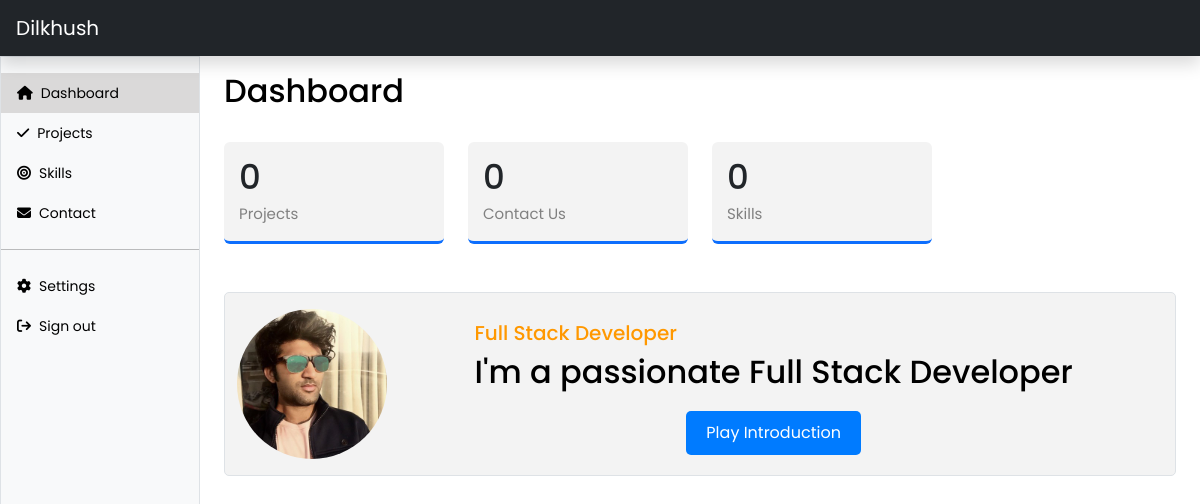
Page /admin/dashboard.php (signed in) on the committed database.
### tables this page shows
CREATE TABLE `users` (
  `id` int(10) UNSIGNED NOT NULL,
  `first_name` varchar(25) DEFAULT NULL,
  `last_name` varchar(25) DEFAULT NULL,
  `email` varchar(100) DEFAULT NULL,
  `password` varchar(100) DEFAULT NULL,
  `description` longtext DEFAULT NULL,
  `designation` text DEFAULT NULL,
  `phone` varchar(20) DEFAULT NULL,
  `city` varchar(255) DEFAULT NULL,
  `degree` varchar(255) DEFAULT NULL,
  `freelance` tinyint(1) DEFAULT NULL,
  `dob` date DEFAULT NULL,
  `website` varchar(255) DEFAULT NULL,
  `title_small` varchar(255) DEFAULT NULL,
  `title_main` varchar(255) DEFAULT NULL,
  `audio` varchar(255) DEFAULT NULL,
  `image` varchar(255) DEFAULT NULL,
  `linkedin` varchar(255) DEFAULT NULL,
  `instagram` varchar(255) DEFAULT NULL,
  `facebook` varchar(255) DEFAULT NULL,
  `twitter` varchar(255) DEFAULT NULL,
  `active` enum('Yes','No') NOT NULL DEFAULT 'Yes',
  `dateAdded` datetime NOT NULL DEFAULT current_timestamp() ON UPDATE current_timestamp()
);

### config/functions.php (called while the page is built, shortened)
<?php
function base_url( $url=null ){
  $base_url = "http://localhost/humber/php-cms/".$url;
  return $base_url;
}
function getUserData() {
  global $connect;
  $query = "SELECT * FROM users";
  $result = mysqli_query($connect, $query);
  if ($result && mysqli_num_rows($result) > 0) {
      $user = mysqli_fetch_assoc($result);
      return $user;
  } else {
      return "User not found.";
  }
}

### admin/dashboard.php (the view, shortened to what this page needs)
<?php
  include( '../config/config.php' );
  include( 'includes/header.php' );
  $contactQuery = 'SELECT COUNT(*) AS total_contacts FROM contact_us';
  $contactResult = mysqli_query($connect, $contactQuery);
  $contactData = mysqli_fetch_assoc($contactResult);
  $totalContacts = $contactData['total_contacts'];
  $projectQuery = 'SELECT COUNT(*) AS total_projects FROM projects';
  $projectResult = mysqli_query($connect, $projectQuery);
  $projectData = mysqli_fetch_assoc($projectResult);
  $totalProjects = $projectData['total_projects'];
  $skillsQuery = 'SELECT COUNT(*) AS total_skills FROM skills';
  $skillsResult = mysqli_query($connect, $skillsQuery);
  $skillsData = mysqli_fetch_assoc($skillsResult);
  $totalSkills = $skillsData['total_skills'];
  $user_id = isset($_SESSION['id']) ? $_SESSION['id'] : null;
  $user_data = getUserData($user_id);
?>
<main class="col-md-9 ms-sm-auto col-lg-10 px-md-4" id="main-admin">
  <div class="pt-3 pb-2 mb-3">
    <h1 class="h2">Dashboard</h1>
  </div>
  <section class="dash-overview">
    <div class="row g-4">
      <div class="col-lg-3 col-md-3 col-sm-4">
        <a href="<?=base_url('admin/'); ?>projects.php" class="card">
          <h1><?=$totalProjects; ?></h1>
          <p>Projects</p>
        </a>
      </div>
      <div class="col-lg-3 col-md-3 col-sm-4">
        <a href="<?=base_url('admin/'); ?>contact.php" class="card">
          <h1><?=$totalContacts; ?></h1>
          <p>Contact Us</p>
        </a>
      </div>
      <div class="col-lg-3 col-md-3 col-sm-4">
        <a href="<?=base_url('admin/'); ?>skills.php" class="card">
          <h1><?=$totalSkills; ?></h1>
          <p>Skills</p>
        </a>
      </div>
    </div>
  </section>
  <section class="mt-5 py-3 dash-profile">
    <div class="container">
      <div class="row">
        <div class="col-lg-3 col-md-4 col-sm-12 col-12 d-flex align-items-center">
        <?php
            if (is_array($user_data)) {
              echo "<img src='" . htmlspecialchars($user_data['image']) . "' class='rounded-circle user-image' alt='User Photo' width='100'>";
          } else {
              echo $user_data;
          }
        ?>
        </div>
        <div class="col-lg-9 col-md-8 col-sm-12 col-12 d-flex align-items-center mt-2">
          <div>
            <h5 class="title-small"><?=$user_data['title_small']; ?></h5>
            <h2><?=$user_data['title_main']; ?></h2>
            <div>
              <?php if (!empty($user_data['audio'])): ?>
                <div class="audio-player-container">
                  <button id="playPauseBtn" class="play-btn">Play Introduction</button>
                </div>
              <?php endif; ?>
            </div>
          </div>
        </div>
      </div>
    </div>
  </section>
</main>
<?php
  include( 'includes/footer.php' );
?>

### assets/css/styles.css (style rules this page uses)
body { color: #000; font-family: 'Poppins', sans-serif; font-weight: 400; font-size: 14px; line-height: 24px; }
a:link, a:active, a:hover, a:visited { text-decoration: none; }
.title-small { font-size: 20px; color: #FF9800; }
#main-admin { min-height: calc(100vh - 3rem - 2px); }
.dash-overview .card { padding: 15px; border: none; border-bottom: 3px solid #0d6efd; background: #f3f3f3; }
.dash-overview .card h1 { margin-bottom: 4px; font-size: 34px; }
.dash-overview .card p { margin: 0px; font-size: 15px; color: gray; }
.dash-profile { background: #f3f3f3; border: solid 1px #dee2e6; border-radius: 5px; }
.user-image { height: 150px; width: 150px; }
.audio-player-container { display: flex; align-items: center; justify-content: center; gap: 10px; margin-top: 10px; }
#playPauseBtn { padding: 10px 20px; background-color: #007bff; color: #fff; border: none; font-size: 16px; cursor: pointer; border-radius: 5px; transition: background-color 0.3s ease; }

### rows in the picture
users: image (picture), title_small "Full Stack Developer", title_main "I'm a passionate Full Stack Developer"

### other values in the picture
$totalProjects "0"
$totalContacts "0"
$totalSkills "0"
